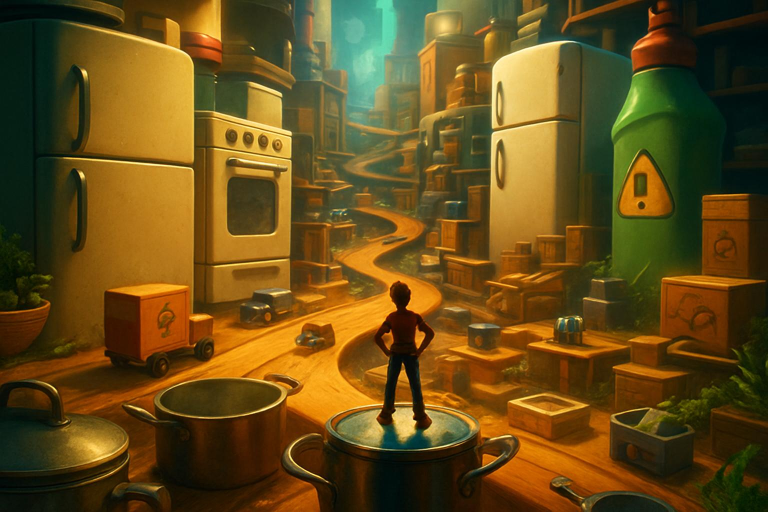
#> input picture refs/tinyhero_mood_ref.jpg, 1536 x 1024 px (shown at 1/2 size)
$ python sprite_cutout.py ../refs/tinyhero_mood_ref.jpg ../refs/tinyhero_mood_ref.jpg ../refs/tinyhero_mood_ref.jpg
#> lines starting #> are read from the running program, lines starting #| are printed output that depends on the picture; after the words box and inside, x2 and y2 are one past the last pixel; in counts of white or black regions, pixels touching at a corner belong together
import sys, json, numpy as np
from PIL import Image
from scipy import ndimage
def _load_rgb(path):
    # transparent PNGs: flatten onto flat white so the usual backdrop logic applies
#> called with path = '../refs/tinyhero_mood_ref.jpg'
    img = Image.open(path)
#> img is the input picture: PIL image 1536x1024 RGB; mean R, G, B 101.5, 76.5, 24.6
    if img.mode in ('RGBA', 'LA', 'P'):
        img = img.convert('RGBA')
        if (np.asarray(img)[..., 3] < 10).mean() > 0.05:
            flat = Image.new('RGBA', img.size, (255, 255, 255, 255))
            flat.alpha_composite(img)
            img = flat
    return img.convert('RGB')
src, out, emis = sys.argv[1], sys.argv[2], sys.argv[3]
im = np.asarray(_load_rgb(src)).astype(np.float32)
h, w, _ = im.shape
#> h = 1024; w = 1536
# background colour = median of the border
border = np.concatenate([im[0], im[-1], im[:,0], im[:,-1]])
bg = np.median(border, axis=0)
#> bg = [29, 29, 10]
d = np.sqrt(((im - bg) ** 2).sum(-1))
sat = im.max(-1) - im.min(-1)
cand = (d < 26) & (sat < 30)
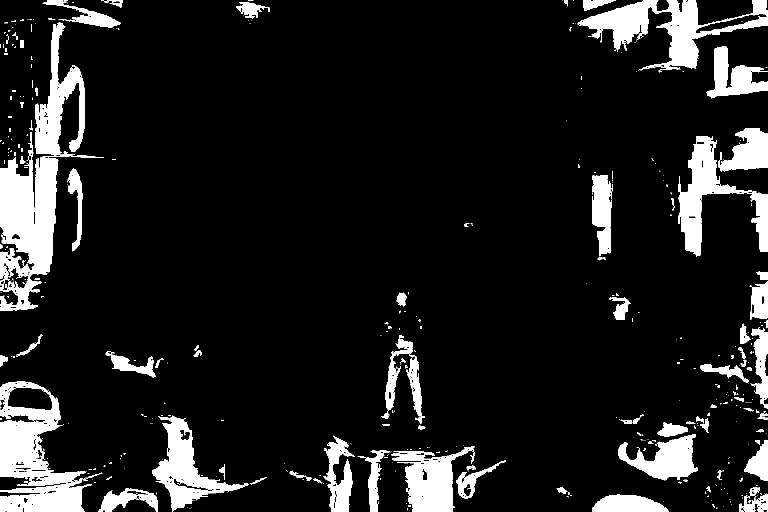
#> cand: shape (1024, 1536) bool (shown at 1/2 size); 11.6% white; 455 white regions (350 under 20 px), largest, box (x1, y1, x2, y2) and area: (0, 44, 208, 622) 35491, (1155, 0, 1536, 145) 17440, (0, 763, 172, 972) 15347
if bg.min() > 245:  # white backdrop with a soft grey drop shadow: treat the light shadow as background too
    cand |= (im.min(-1) > 205) & (sat < 22)
lab, n = ndimage.label(cand)
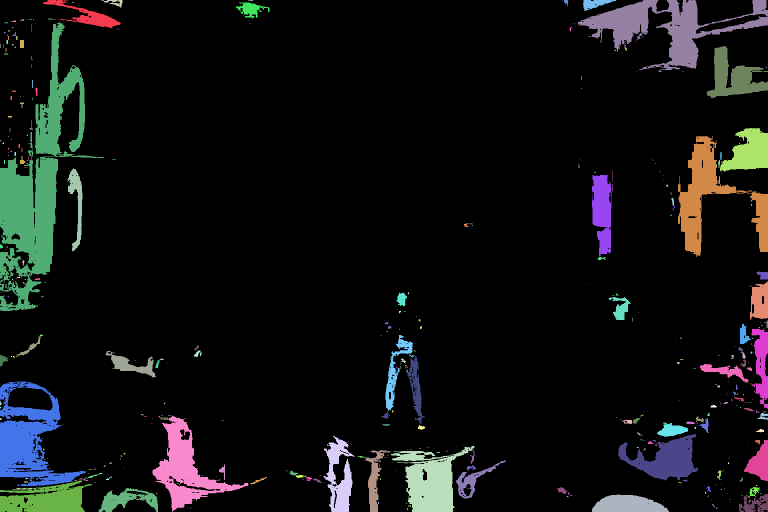
#> lab: shape (1024, 1536) int32 (shown at 1/2 size); 568 distinct labels, from 0 to 567; one colour per label, 0 black
#> n = 567
edge = set(np.unique(np.concatenate([lab[0], lab[-1], lab[:,0], lab[:,-1]]))) - {0}
#> edge = 37 items
bgmask = np.isin(lab, list(edge))
#> bgmask: shape (1024, 1536) bool; 9.4% white; 36 white regions (10 under 20 px), largest, box (x1, y1, x2, y2) and area: (0, 45, 208, 622) 35447, (1155, 0, 1536, 145) 17436, (0, 763, 172, 972) 15342
fg = ~bgmask
fg = ndimage.binary_opening(fg, iterations=1)
#> fg: shape (1024, 1536) bool; 90.4% white; 37 black regions (12 under 20 px), largest, box (x1, y1, x2, y2) and area: (0, 45, 208, 622) 36085, (0, 763, 184, 1024) 23470, (1155, 0, 1536, 145) 17707
fg = ndimage.binary_fill_holes(fg)
lab2, n2 = ndimage.label(fg)
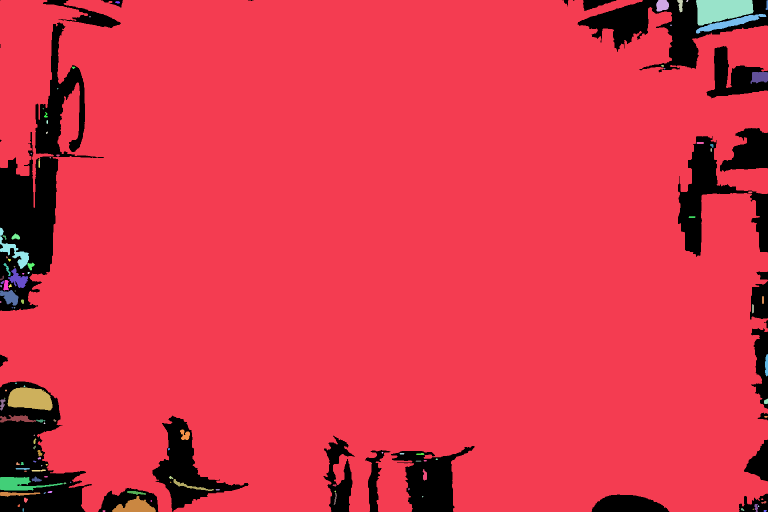
#> lab2: shape (1024, 1536) int32 (shown at 1/2 size); 119 distinct labels, from 0 to 118; one colour per label, 0 black
#> n2 = 118
sizes = ndimage.sum(fg, lab2, range(1, n2 + 1))
#> sizes = 118 values, max 1399688 at index 0, min 5 at index 12, mean 12047.3
fg = lab2 == (int(np.argmax(sizes)) + 1)
#> fg: shape (1024, 1536) bool; 89% white; 30 black regions (6 under 20 px), largest, box (x1, y1, x2, y2) and area: (0, 45, 208, 622) 39891, (0, 763, 184, 1024) 30500, (1155, 0, 1536, 145) 24445
if bg.min() > 245:  # pure white backdrop leaves a bright rim: trim it
    fg = ndimage.binary_erosion(fg, iterations=1)
# soft edge: alpha ramps from d over a 2px band
dist_in = ndimage.distance_transform_edt(fg)
alpha = np.clip(dist_in / 2.0, 0, 1)
# de-fringe: un-mix bg from edge pixels
a3 = np.maximum(alpha[..., None], 1e-3)
rgb = np.where(alpha[..., None] < 1, np.clip((im - bg * (1 - a3)) / a3, 0, 255), im)
rgba = np.dstack([rgb, alpha * 255]).astype(np.uint8)
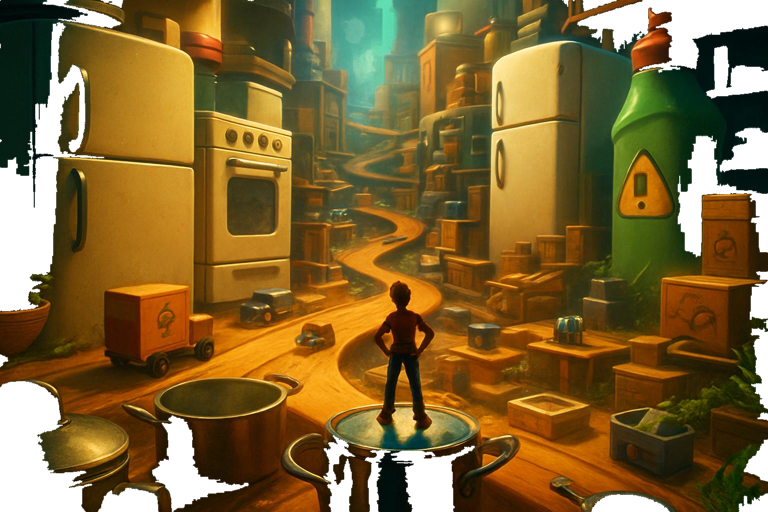
#> rgba: shape (1024, 1536, 4) (shown at 1/2 size); mean R, G, B, A 104.2, 83.9, 38.1, 226; transparent parts drawn white
ys, xs = np.nonzero(fg)
# plate diamond: leftmost, rightmost, bottommost opaque pixels in lower half
low = ys > h * 0.45
L = (int(xs[low].min()), int(ys[low][xs[low].argmin()]))
#> L = (0, 622)
R = (int(xs[low].max()), int(ys[low][xs[low].argmax()]))
#> R = (1535, 505)
B = (int(xs[ys.argmax()]), int(ys.max()))
#> B = (171, 1023)
Image.fromarray(rgba).save(out)
# emissive mask: bright saturated cyan/teal or warm yellow pixels
r, g, b = im[...,0], im[...,1], im[...,2]
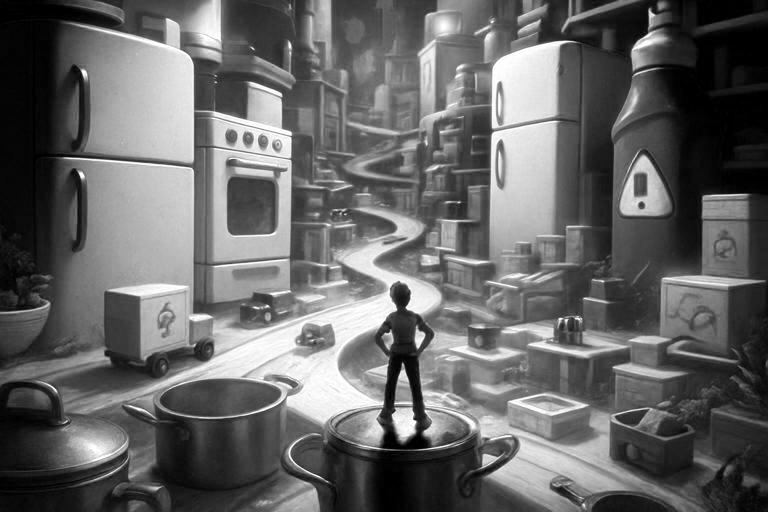
#> r: shape (1024, 1536) float32 (shown at 1/2 size); min 0, max 255, mean 101.5
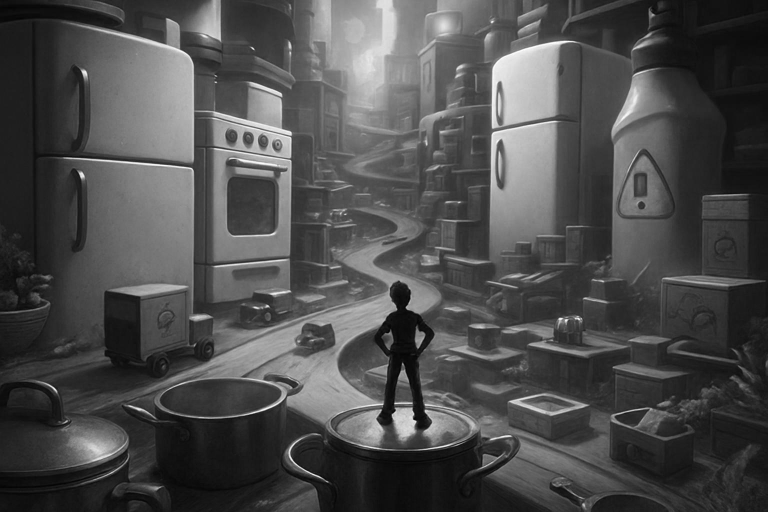
#> g: shape (1024, 1536) float32 (shown at 1/2 size); min 0, max 255, mean 76.5
cyan = (b > 225) & (g > 215) & (r < 170) & (sat > 60)
#> cyan: shape (1024, 1536) bool; every value is 0
yellow = (r > 240) & (g > 170) & (b < 110)
#> yellow: shape (1024, 1536) bool; 0.62% white; 548 white regions (480 under 20 px), largest, box (x1, y1, x2, y2) and area: (660, 730, 745, 803) 950, (404, 31, 442, 82) 815, (660, 601, 762, 633) 593
m = ndimage.binary_opening(cyan | yellow, iterations=1) & fg
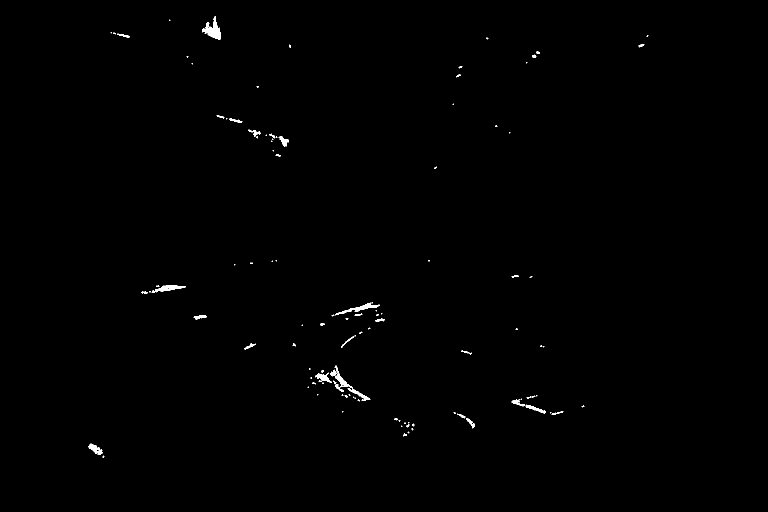
#> m: shape (1024, 1536) bool (shown at 1/2 size); 0.38% white; 109 white regions (67 under 20 px), largest, box (x1, y1, x2, y2) and area: (404, 32, 441, 80) 776, (669, 731, 741, 802) 666, (670, 604, 760, 631) 533
m = ndimage.gaussian_filter(m.astype(np.float32), 1.2)
Image.fromarray((np.clip(m * 1.4, 0, 1) * 255).astype(np.uint8)).save(emis)
print(json.dumps({"src": src, "size": [w, h], "bg": bg.round().tolist(), "left": L, "right": R, "bottom": B, "top": int(ys.min())}))
#| {"src": "../refs/tinyhero_mood_ref.jpg", "size": [1536, 1024], "bg": [29.0, 29.0, 10.0], "left": [0, 622], "right": [1535, 505], "bottom": [171, 1023], "top": 0}
